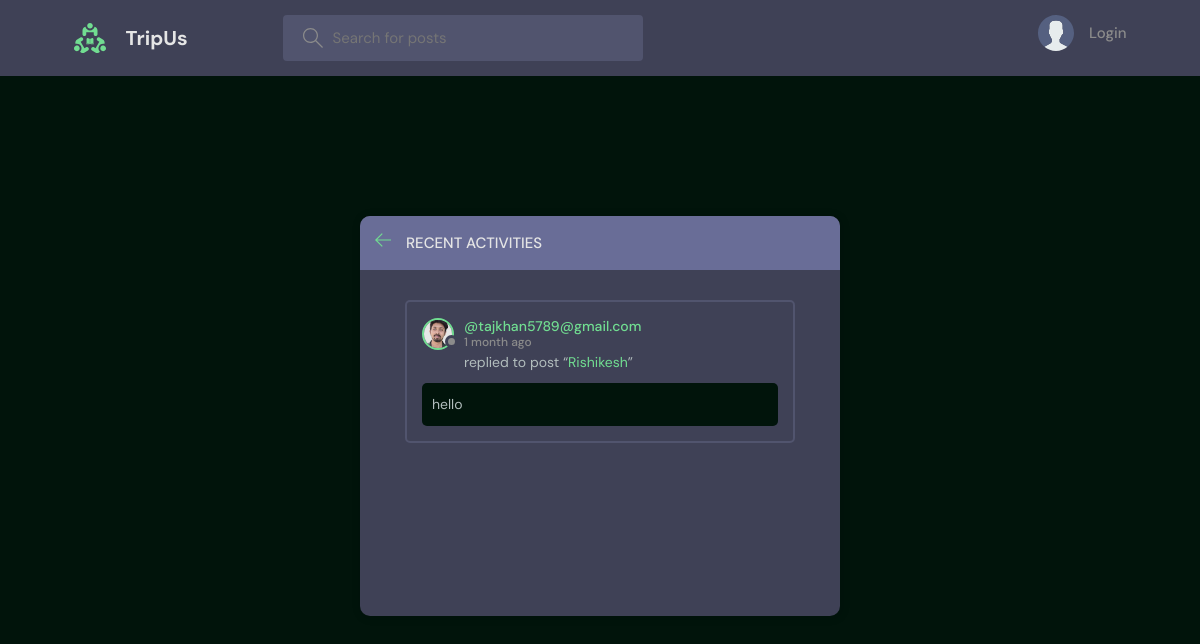
The page /activity/ on the database its author committed.
### base/models.py (models this page shows, shortened)
class Message(models.Model):
    user = models.ForeignKey(User, on_delete=models.CASCADE)
    room = models.ForeignKey(Room, on_delete=models.CASCADE)
    body = models.TextField()
    updated = models.DateTimeField(auto_now=True)
    created = models.DateTimeField(auto_now_add=True)
    class Meta:
        ordering = ['-updated', '-created']

class User(AbstractUser):
    name = models.CharField(max_length=200, null=True)
    email = models.EmailField(unique=True, null=True)
    bio = models.TextField(null=True)
    avatar = models.ImageField(null=True, default="avatar.svg")
    USERNAME_FIELD = 'username'
    REQUIRED_FIELDS = []

class Room(models.Model):
    host = models.ForeignKey(User, on_delete=models.SET_NULL, null=True)
    topic = models.ForeignKey(Topic, on_delete=models.SET_NULL, null=True)
    name = models.CharField(max_length=200)
    description = models.TextField(null=True, blank=True)
    participants = models.ManyToManyField(
        User, related_name='participants', blank=True)
    updated = models.DateTimeField(auto_now=True)
    created = models.DateTimeField(auto_now_add=True)
    class Meta:
        ordering = ['-updated', '-created']
    def __str__(self):
        return self.name

### base/views.py (the view)
# urls.py: path('activity/', views.activityPage, name="activity"),
def activityPage(request):
    room_messages = Message.objects.all()
    return render(request, 'base/activity.html', {'room_messages': room_messages})

### base/templates/base/activity.html (shortened to what this page needs)
{% extends 'main.html' %}
{% block content %}
<main class="layout">
  <div class="container">
    <div class="layout__box">
      <div class="layout__boxHeader">
        <div class="layout__boxTitle">
          <a href="{% url 'home' %}">
            <svg version="1.1" xmlns="http://www.w3.org/2000/svg" width="32" height="32" viewBox="0 0 32 32">
              <title>arrow-left</title>
              <path
                d="M13.723 2.286l-13.723 13.714 13.719 13.714 1.616-1.611-10.96-10.96h27.625v-2.286h-27.625l10.965-10.965-1.616-1.607z">
              </path>
              </path>
            </svg>
          </a>
          <h3>Recent Activities</h3>
        </div>
      </div>
      <div class="activities-page layout__body">
        {% for message in room_messages %}
        <div class="activities__box">
          <div class="activities__boxHeader roomListRoom__header">
            <a href="{% url 'user-profile' message.user.id %}" class="roomListRoom__author">
              <div class="avatar avatar--small">
                <img src="{{message.user.avatar.url}}" />
              </div>
              <p>
                @{{message.user}}
                <span>{{message.created|timesince}} ago</span>
              </p>
            </a>
          </div>
          <div class="activities__boxContent">
            <p>replied to post “<a href="{% url 'room' message.room.id %}">{{message.room}}</a>”</p>
            <div class="activities__boxRoomContent">
              {{message.body}}
            </div>
          </div>
        </div>
        {% endfor %}
      </div>
    </div>
  </div>
</main>
{% endblock content %}

### static/styles/style.css (style rules this page uses)
:root { --color-main: #71dd91; --color-main-light: #e1f6fb; --color-dark: #3f4156; --color-dark-medium: #51546e; --color-dark-light: #696d97; --color-light: #e5e5e5; --color-gray: #8b8b8b; --color-light-gray: #b2bdbd; --color-bg: rgb(1, 20, 11); --color-success: #5dd693; --color-error: #fc4b0b; }
* { font-family: "DM Sans", -apple-system, BlinkMacSystemFont, "Segoe UI", Roboto, Oxygen, Ubuntu, Cantarell, "Open Sans", "Helvetica Neue", sans-serif; margin: 0; padding: 0; box-sizing: border-box; text-rendering: optimizeLegibility; font-size: inherit; }
html { font-size: 56.25%; }
@media only screen and (min-width: 1200px) { html { font-size: 62.5%; } }
body { line-height: 1.6; font-weight: 400; font-size: 1.5rem; color: var(--color-light-gray); background-color: var(--color-bg); min-height: 100vh; }
img { width: 100%; }
a { display: inline-block; color: var(--color-main); text-decoration: none; }
.container { max-width: 120rem; width: 90%; margin: auto; }
.avatar { position: relative; display: inline-block; border-radius: 50%; border: 2px solid var(--color-main); }
.avatar img { display: block; border-radius: 50%; object-fit: cover; object-position: center; }
.avatar::after { content: ""; display: block; position: absolute; background-color: var(--color-gray); z-index: 111; border-radius: 50%; border: 0.3rem solid var(--color-dark); }
.avatar.avatar--small img { width: 2.8rem; height: 2.8rem; }
.avatar.avatar--small:after { width: 0.7rem; height: 0.7rem; bottom: 0px; right: -6px; }
.layout { margin-top: 2.4rem; }
.layout > .container { display: flex; justify-content: space-between; align-items: flex-start; }
.layout__box { width: 90%; max-width: 48rem; min-height: 40rem; position: absolute; top: 50%; left: 50%; transform: translate(-50%, -46%); background-color: var(--color-dark); border-radius: 1rem; box-shadow: 1px 1px 6px 3px rgba(0, 0, 0, 0.1); overflow: hidden; }
.layout__boxHeader { display: flex; padding: 1.5rem; background-color: var(--color-dark-light); }
.layout__boxTitle { display: flex; gap: 1.5rem; align-items: center; }
.layout__boxTitle h3 { text-transform: uppercase; font-weight: 500; color: var(--color-light); }
.layout__boxTitle svg { width: 1.6rem; height: 1.6rem; fill: var(--color-main); }
.layout__body { margin: 3rem; }
.roomListRoom__header { display: flex; justify-content: space-between; align-items: center; }
.roomListRoom__author { font-weight: 500; display: flex; align-items: center; gap: 1rem; }
.activities__box { margin: 1.5rem; padding: 1.5rem; border: 2px solid var(--color-dark-medium); border-radius: 5px; }
.activities__boxHeader p { font-size: 1.4rem; line-height: 1.3; }
.activities__boxHeader p span { color: var(--color-gray); font-size: 1.2rem; display: block; }
.activities__boxContent { margin-left: 4.2rem; }
.activities__boxContent { font-size: 1.4rem; }
.activities__boxRoomContent { background: var(--color-bg); padding: 1rem; border-radius: 5px; margin-top: 1rem; margin-left: -4.2rem; }

### rows shown on the page
Message: user.avatar (picture), user "tajkhan5789@gmail.com", created "1 month", room "Rishikesh", body "hello"
